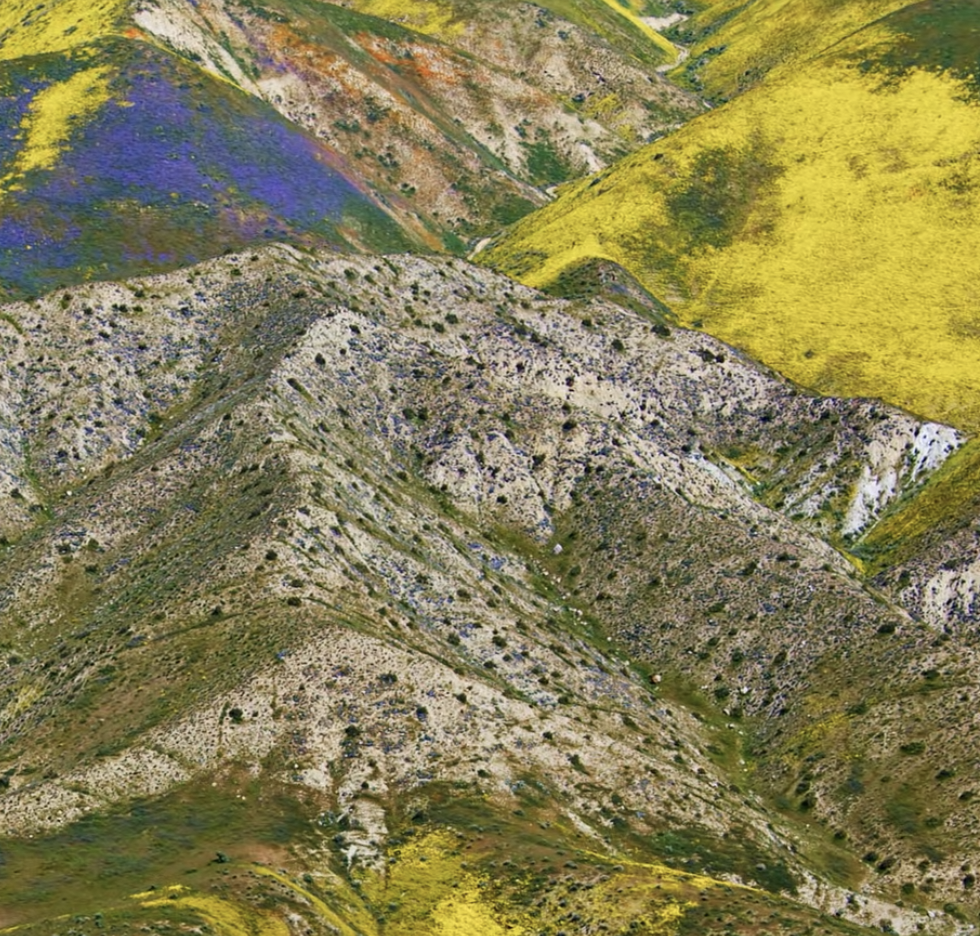
//> input picture DL-C++/ch-4/src/photo.png, 980 x 936 px
$ ./using_openCV   (built with g++ and OpenCV 4)
//> lines starting //> are read from the running program, lines starting //| are printed output that depends on the picture
#include <opencv2/opencv.hpp>

int main(int, char **) {

    cv::Mat source = cv::imread("./photo.png", cv::IMREAD_COLOR);
//> source is the input picture: 936 rows x 980 cols, CV_8UC3; mean B, G, R 85.9, 127.6, 134

    cv::Mat rotated, gray;
    cv::rotate(source, rotated, cv::ROTATE_90_CLOCKWISE);
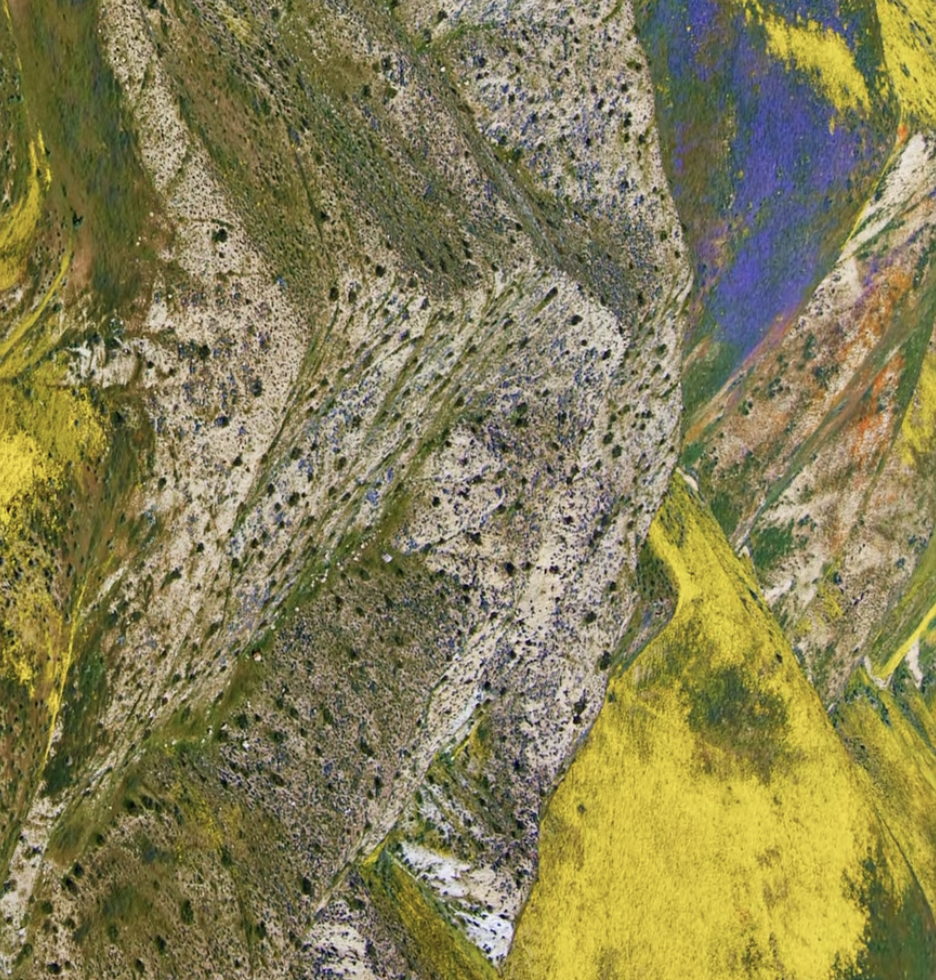
//> rotated: 980 rows x 936 cols, CV_8UC3; mean B, G, R 85.9, 127.6, 134
    cv::cvtColor(rotated, gray, cv::COLOR_BGR2GRAY);
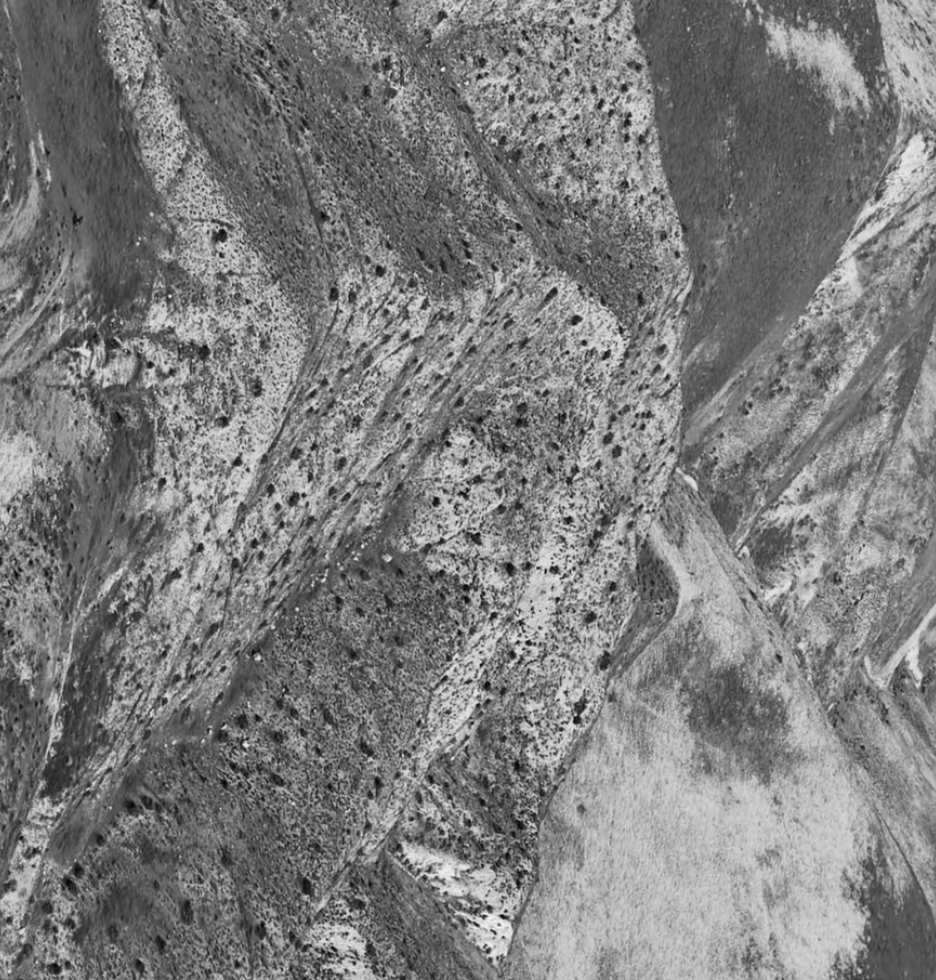
//> gray: 980 rows x 936 cols, CV_8UC1; min 3, max 245, mean 124.8

    cv::imshow("source", source);
    cv::imshow("rotated", rotated);
    cv::imshow("gray", gray);

    cv::imwrite("leds_rot.jpg", gray);

    cv::waitKey();

    return 0;

}
